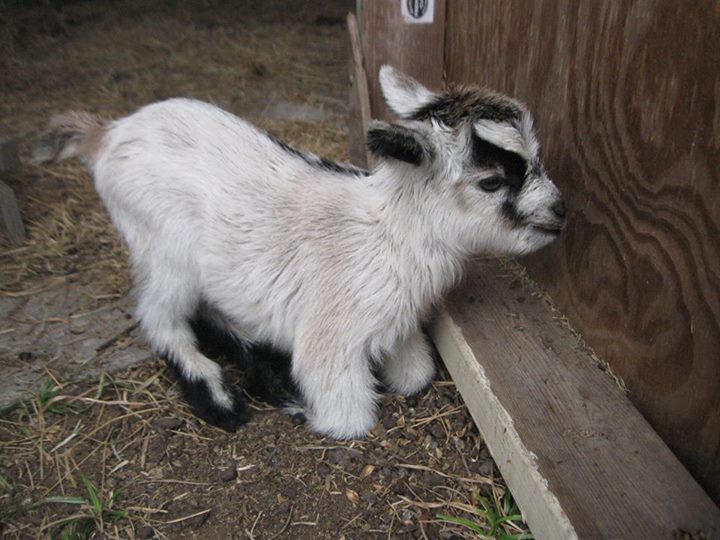
#> input picture colorpal/media/babygoat.jpg, 720 x 540 px
$ python -i helpers.py   (imports and definitions only)
#> lines starting #> are read from the running program, lines starting #| are printed output that depends on the picture

from PIL import Image
from matplotlib.colors import rgb2hex

COLORPALETTE_FIELD_NAMES = [
    "one", "two",
    "three", "four",
    "five", "six",
    "seven", "eight",
    "nine", "ten"
]

def stringify_rgb(rgb):
    """Used to convert rgb to string for saving in db"""
    rgb_value = f"{rgb[0]}, {rgb[1]}, {rgb[2]}, {rgb[3]}"
    return rgb_value


def stringify_hex(rgb):
    return "#{0:02x}{1:02x}{2:02x}".format(rgb[0], rgb[1], rgb[2])


def sort_colors(colors):
    sorted_list = [n for n in range(len(colors))]
    counts = [count[0] for count in colors]
    counts.sort(reverse=True)
    order = [(pos, rank) for pos, rank in enumerate(counts)]

    for count, rgb in colors:
        for pos, rank in order:
            if count == rank:
                sorted_list[pos] = stringify_hex(rgb)

    return sorted_list


def get_colors(infile, numcolors=10):
#> called with infile = '../colorpal/media/babygoat.jpg', numcolors = 10
    image = Image.open(infile)
#> image is the input picture: PIL image 720x540 RGB; mean R, G, B 100.9, 93, 86.4
    small_image = image.resize((80, 80))
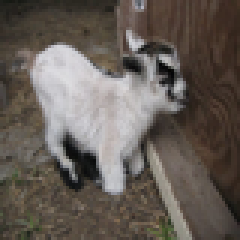
#> small_image: PIL image 80x80 RGB (shown 3 times larger); mean R, G, B 100.9, 93, 86.4
    result = small_image.convert('P', palette=Image.ADAPTIVE, colors=numcolors).convert("RGB")  # image with only 10 dominating colors
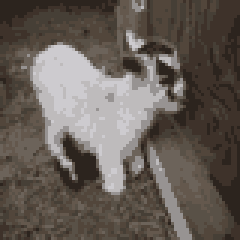
#> result: PIL image 80x80 RGB (shown 3 times larger); mean R, G, B 101.6, 93.3, 86.5
    result.putalpha(0)
#> result: PIL image 80x80 RGBA
    colors = result.getcolors(80*80) # array of colors in the image
#> colors = [(734, (70, 63, 54, 0)), (647, (190, 187, 188, 0)), (495, (100, 88, 77, 0)), (437, (151, 147, 146, 0)), (957, (62, 50, 42, 0)), (663, (89, 81, 71, 0)), (391, (205, 203, 207, 0)), (856, (82, 70, 59, 0)), (630, (44, 36, 30, 0)), (590, (108, 99, 90, 0))]
    colors = sort_colors(colors)
#> in sort_colors, `sorted_list = [n for n in range(len(colors))]`: sorted_list = [0, 1, 2, 3, 4, 5, 6, 7, 8, 9]
#> in sort_colors, `counts = [count[0] for count in colors]`: counts = [734, 647, 495, 437, 957, 663, 391, 856, 630, 590]
#> in sort_colors, `order = [(pos, rank) for pos, rank in enumerate(counts)]`: order = [(0, 957), (1, 856), (2, 734), (3, 663), (4, 647), (5, 630), (6, 590), (7, 495), (8, 437), (9, 391)]
#> the loop in sort_colors, `for count, rgb in colors:` made 10 passes
#> (count, rgb) on passes 1 to 10: (734, (70, 63, 54, 0)), (647, (190, 187, 188, 0)), (495, (100, 88, 77, 0)), (437, (151, 147, 146, 0)), (957, (62, 50, 42, 0)), (663, (89, 81, 71, 0)), (391, (205, 203, 207, 0)), (856, (82, 70, 59, 0)), (630, (44, 36, 30, 0)), (590, (108, 99, 90, 0))
#> after the loop in sort_colors, `for count, rgb in colors:`: sorted_list = ['#3e322a', '#52463b', '#463f36', '#595147', '#bebbbc', '#2c241e', '#6c635a', '#64584d', '#979392', '#cdcbcf']
#> colors has the same summary as sorted_list in sort_colors
    return colors

>>> result = get_colors('../colorpal/media/babygoat.jpg')
#> result has the same summary as sorted_list in sort_colors
